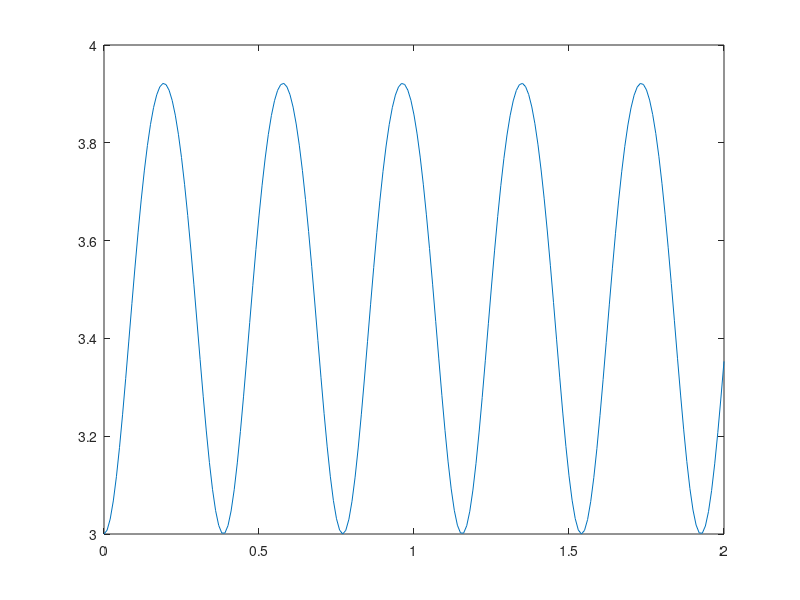

Here is the MATLAB script that generated this plot:
function TwinDisks
SolveOrdinaryDifferentialEquations
% File  TwinDisks.m  created by Autolev 4.1 on Tue Sep 14 13:21:52 2010


%===========================================================================
function VAR = ReadUserInput
global   a1 a2 a3 ida11 ida22 ida33 idb11 idb22 idb33 l1 l2 l3 mda mdb rada radb;
global   cahat1 cahat2 cahat3 cbhat1 cbhat2 cbhat3 e1 e2 e3 e4 posa1 posa2 posa3 posb1 posb2 posb3 u1;
global   ke pe u2 u3 cahat1p cahat2p cahat3p cbhat1p cbhat2p cbhat3p e1p e2p e3p e4p posa1p posa2p posa3p posb1p posb2p posb3p u1p;
global   DEGtoRAD RADtoDEG z t_da t_db Encode;
global   TINITIAL TFINAL INTEGSTP PRINTINT ABSERR RELERR;

%-------------------------------+--------------------------+-------------------+-----------------
% Quantity                      | Value                    | Units             | Description
%-------------------------------|--------------------------|-------------------|-----------------
a1                              =  1.570796326794897;      % UNITS               Constant
a2                              =  0;                      % UNITS               Constant
a3                              =  0;                      % UNITS               Constant
ida11                           =  .005;                   % UNITS               Constant
ida22                           =  .005;                   % UNITS               Constant
ida33                           =  .01;                    % UNITS               Constant
idb11                           =  .005;                   % UNITS               Constant
idb22                           =  .005;                   % UNITS               Constant
idb33                           =  .01;                    % UNITS               Constant
l1                              = -.1;                     % UNITS               Constant
l2                              =  0;                      % UNITS               Constant
l3                              =  0;                      % UNITS               Constant
mda                             =  2;                      % UNITS               Constant
mdb                             =  2;                      % UNITS               Constant
rada                            =  .1;                     % UNITS               Constant
radb                            =  .1;                     % UNITS               Constant

cahat1                          =  0;                      % UNITS               Initial Value
cahat2                          =  0;                      % UNITS               Initial Value
cahat3                          =  0;                      % UNITS               Initial Value
cbhat1                          = -0.1;                    % UNITS               Initial Value
cbhat2                          =  0.1414213562373095;     % UNITS               Initial Value
cbhat3                          =  0;                      % UNITS               Initial Value
e1                              =  0.3826834323650898;     % UNITS               Initial Value
e2                              =  0;                      % UNITS               Initial Value
e3                              =  0;                      % UNITS               Initial Value
e4                              =  0.9238795325112867;     % UNITS               Initial Value
posa1                           =  0;                      % UNITS               Initial Value
posa2                           =  0.07071067811865475;    % UNITS               Initial Value
posa3                           =  0.07071067811865477;    % UNITS               Initial Value
posb1                           = -0.1;                    % UNITS               Initial Value
posb2                           =  0.07071067811865475;    % UNITS               Initial Value
posb3                           =  0.07071067811865477;    % UNITS               Initial Value
u1                              =  3;                      % UNITS               Initial Value

TINITIAL                        =  0.0;                    % UNITS               Initial Time
TFINAL                          =  2.0;                    % UNITS               Final Time
INTEGSTP                        =  0.01;                    % UNITS               Integration Step
PRINTINT                        =  1;                      % Positive Integer    Print-Integer
ABSERR                          =  1.0E-08;                %                     Absolute Error
RELERR                          =  1.0E-07 ;               %                     Relative Error
%-------------------------------+--------------------------+-------------------+-----------------

% Unit conversions
Pi       = 3.141592653589793;
DEGtoRAD = Pi/180.0;
RADtoDEG = 180.0/Pi;

% Reserve space and initialize matrices
z = zeros(239,1);

% Evaluate constants
cahat3p = 0;
cbhat3p = 0;
z(10) = cos(a2);
z(11) = cos(a3);
z(12) = z(10)*z(11);
z(13) = sin(a3);
z(14) = z(10)*z(13);
z(15) = sin(a2);
z(16) = cos(a1);
z(17) = sin(a1);
z(18) = z(13)*z(16) + z(11)*z(15)*z(17);
z(19) = z(11)*z(16) - z(13)*z(15)*z(17);
z(20) = z(10)*z(17);
z(21) = z(13)*z(17) - z(11)*z(15)*z(16);
z(22) = z(11)*z(17) + z(13)*z(15)*z(16);
z(23) = z(10)*z(16);
z(66) = l1^2 + l2^2;
z(67) = l1*z(15);
z(68) = l2*z(20);
z(97) = radb*z(67);
z(98) = radb*z(23);
z(99) = radb*z(68);
z(100) = rada*z(23);
z(115) = radb*z(22);
z(118) = radb*z(21);
z(127) = radb*z(14);
z(129) = radb*z(12);
z(136) = radb*z(19);
z(138) = radb*z(18);
z(171) = idb11*z(12);
z(172) = idb11*z(18);
z(173) = idb11*z(21);
z(174) = idb22*z(19);
z(175) = idb22*z(22);
z(176) = idb22*z(14);
z(177) = idb33*z(15);
z(178) = idb33*z(23);
z(179) = idb33*z(20);
z(200) = ida11 + z(12)*z(171) + z(14)*z(176) + z(15)*z(177);
z(201) = l2^2;
z(203) = z(12)*z(172);
z(204) = z(14)*z(174);
z(205) = z(15)*z(179);
z(206) = l1*l2;
z(208) = z(12)*z(173) + z(15)*z(178);
z(209) = z(14)*z(175);
z(212) = ida22 + z(18)*z(172) + z(19)*z(174) + z(20)*z(179);
z(213) = l1^2;
z(215) = z(18)*z(171);
z(216) = z(19)*z(176);
z(217) = z(20)*z(177);
z(219) = z(18)*z(173) + z(19)*z(175);
z(220) = z(20)*z(178);
z(223) = ida33 + z(21)*z(173) + z(22)*z(175) + z(23)*z(178);
z(225) = z(21)*z(171) + z(23)*z(177);
z(226) = z(22)*z(176);
z(228) = z(21)*z(172) + z(22)*z(174);
z(229) = z(23)*z(179);

% Set the initial values of the states
VAR(1) = cahat1;
VAR(2) = cahat2;
VAR(3) = cahat3;
VAR(4) = cbhat1;
VAR(5) = cbhat2;
VAR(6) = cbhat3;
VAR(7) = e1;
VAR(8) = e2;
VAR(9) = e3;
VAR(10) = e4;
VAR(11) = posa1;
VAR(12) = posa2;
VAR(13) = posa3;
VAR(14) = posb1;
VAR(15) = posb2;
VAR(16) = posb3;
VAR(17) = u1;



%===========================================================================
function OpenOutputFilesAndWriteHeadings
FileIdentifier = fopen('TwinDisks.1', 'wt');   if( FileIdentifier == -1 ) error('Error: unable to open file TwinDisks.1'); end
fprintf( 1,             '%%       t             ke             pe            ke+pe     dot(v_bhat_n>, dot(v_bhat_n>,       e1             e2             e3             e4             u1           cahat1         cahat2         cahat3         cbhat1         cbhat2         cbhat3     dot(w_diska_n> dot(w_diska_n> dot(w_diska_n>\n' );
fprintf( 1,             '%%    (UNITS)        (UNITS)        (UNITS)        (UNITS)        (UNITS)        (UNITS)        (UNITS)        (UNITS)        (UNITS)        (UNITS)        (UNITS)        (UNITS)        (UNITS)        (UNITS)        (UNITS)        (UNITS)        (UNITS)        (UNITS)        (UNITS)        (UNITS)\n\n' );
fprintf(FileIdentifier, '%% FILE: TwinDisks.1\n%%\n' );
fprintf(FileIdentifier, '%%       t             ke             pe            ke+pe     dot(v_bhat_n>, dot(v_bhat_n>,       e1             e2             e3             e4             u1           cahat1         cahat2         cahat3         cbhat1         cbhat2         cbhat3     dot(w_diska_n> dot(w_diska_n> dot(w_diska_n>\n' );
fprintf(FileIdentifier, '%%    (UNITS)        (UNITS)        (UNITS)        (UNITS)        (UNITS)        (UNITS)        (UNITS)        (UNITS)        (UNITS)        (UNITS)        (UNITS)        (UNITS)        (UNITS)        (UNITS)        (UNITS)        (UNITS)        (UNITS)        (UNITS)        (UNITS)        (UNITS)\n\n' );



%===========================================================================
% Main driver loop for numerical integration of differential equations
%===========================================================================
function SolveOrdinaryDifferentialEquations
global   a1 a2 a3 ida11 ida22 ida33 idb11 idb22 idb33 l1 l2 l3 mda mdb rada radb;
global   cahat1 cahat2 cahat3 cbhat1 cbhat2 cbhat3 e1 e2 e3 e4 posa1 posa2 posa3 posb1 posb2 posb3 u1;
global   ke pe u2 u3 cahat1p cahat2p cahat3p cbhat1p cbhat2p cbhat3p e1p e2p e3p e4p posa1p posa2p posa3p posb1p posb2p posb3p u1p;
global   DEGtoRAD RADtoDEG z t_da t_db Encode;
global   TINITIAL TFINAL INTEGSTP PRINTINT ABSERR RELERR;

OpenOutputFilesAndWriteHeadings
VAR = ReadUserInput;
OdeMatlabOptions = odeset( 'RelTol',RELERR, 'AbsTol',ABSERR, 'MaxStep',INTEGSTP );
T = TINITIAL;
PrintCounter = 0;
mdlDerivatives(T,VAR,0);
while 1,
  if( TFINAL>=TINITIAL & T+0.01*INTEGSTP>=TFINAL ) PrintCounter = -1; end
  if( TFINAL<=TINITIAL & T+0.01*INTEGSTP<=TFINAL ) PrintCounter = -1; end
  if( PrintCounter <= 0.01 ),
     mdlOutputs(T,VAR,0);
     if( PrintCounter == -1 ) break; end
     PrintCounter = PRINTINT;
  end
  [TimeOdeArray,VarOdeArray] = ode45( @mdlDerivatives, [T T+INTEGSTP], VAR, OdeMatlabOptions, 0 );
  TimeAtEndOfArray = TimeOdeArray( length(TimeOdeArray) );
  if( abs(TimeAtEndOfArray - (T+INTEGSTP) ) >= abs(0.001*INTEGSTP) ) warning('numerical integration failed'); break;  end
  T = TimeAtEndOfArray;
  VAR = VarOdeArray( length(TimeOdeArray), : );
  PrintCounter = PrintCounter - 1;
end
mdlTerminate(T,VAR,0);
data = load('TwinDisks.1');
plot(data(:,1),data(:,11))




%===========================================================================
% mdlDerivatives: Calculates and returns the derivatives of the continuous states
%===========================================================================
function sys = mdlDerivatives(T,VAR,u)
global   a1 a2 a3 ida11 ida22 ida33 idb11 idb22 idb33 l1 l2 l3 mda mdb rada radb;
global   cahat1 cahat2 cahat3 cbhat1 cbhat2 cbhat3 e1 e2 e3 e4 posa1 posa2 posa3 posb1 posb2 posb3 u1;
global   ke pe u2 u3 cahat1p cahat2p cahat3p cbhat1p cbhat2p cbhat3p e1p e2p e3p e4p posa1p posa2p posa3p posb1p posb2p posb3p u1p;
global   DEGtoRAD RADtoDEG z t_da t_db Encode;
global   TINITIAL TFINAL INTEGSTP PRINTINT ABSERR RELERR;

% Update variables after integration step
cahat1 = VAR(1);
cahat2 = VAR(2);
cahat3 = VAR(3);
cbhat1 = VAR(4);
cbhat2 = VAR(5);
cbhat3 = VAR(6);
e1 = VAR(7);
e2 = VAR(8);
e3 = VAR(9);
e4 = VAR(10);
posa1 = VAR(11);
posa2 = VAR(12);
posa3 = VAR(13);
posb1 = VAR(14);
posb2 = VAR(15);
posb3 = VAR(16);
u1 = VAR(17);
z(2) = 2*e1*e2 - 2*e3*e4;
z(4) = 2*e1*e2 + 2*e3*e4;
z(7) = 2*e1*e3 - 2*e2*e4;
z(9) = 1 - 2*e1^2 - 2*e2^2;
z(8) = 2*e1*e4 + 2*e2*e3;
z(38) = z(15)*z(7) + z(23)*z(9) - z(20)*z(8);
z(39) = 1 - z(38)^2;
z(40) = z(39)^0.5;
z(41) = z(38)/z(40);
z(43) = radb*z(41);
z(24) = 1 - z(9)^2;
z(25) = z(24)^0.5;
z(26) = z(9)/z(25);
z(28) = rada*z(26);
z(51) = l3 - z(28);
z(27) = 1/z(25);
z(29) = rada*z(27);
z(42) = 1/z(40);
z(44) = radb*z(42);
z(65) = z(29) - z(44);
z(69) = z(66) + z(43)^2 + z(51)^2 + z(65)^2 + 2*z(67)*z(43) + 2*l1*z(7)*z(65) + 2*l2*z(8)*z(65) + 2*z(23)*z(43)*z(51) + 2*z(9)*z(51)*z(65) + 2*z(38)*z(43)*z(65) - 2*z(68)*z(43);
z(70) = z(69)^0.5;
z(73) = l1/z(70);
z(6) = 2*e2*e3 - 2*e1*e4;
z(71) = z(51)/z(70);
z(5) = 1 - 2*e1^2 - 2*e3^2;
z(37) = z(15)*z(4) + z(23)*z(6) - z(20)*z(5);
z(75) = z(43)/z(70);
z(74) = l2/z(70);
z(3) = 2*e1*e3 + 2*e2*e4;
z(1) = 1 - 2*e2^2 - 2*e3^2;
z(36) = z(15)*z(1) + z(23)*z(3) - z(20)*z(2);
z(47) = z(6)*z(29);
z(61) = z(47) - z(6)*z(44);
z(30) = z(12)*z(1) + z(18)*z(2) + z(21)*z(3);
z(55) = z(22)*z(43);
z(34) = z(19)*z(5) + z(22)*z(6) - z(14)*z(4);
z(58) = z(21)*z(43);
z(50) = z(3)*z(29);
z(64) = z(3)*z(44) - z(50);
z(31) = z(12)*z(4) + z(18)*z(5) + z(21)*z(6);
z(33) = z(19)*z(2) + z(22)*z(3) - z(14)*z(1);
z(76) = l1*z(2)*(z(4)*z(73)+z(6)*z(71)+z(37)*z(75)) + l2*z(4)*(z(2)*z(74)+z(3)*z(71)+z(36)*z(75)) + z(61)*(z(4)*z(73)+z(5)*z(74)+z(6)*z(71)+z(37)*z(75)) + z(30)*z(55)*(z(4)*z(73)+z(5)*z(74)+z(6)*z(71)+z(37)*z(75)) + z(34)*z(58)*(z(1)*z(73)+z(2)*z(74)+z(3)*z(71)+z(36)*z(75)) - l1*z(5)*(z(1)*z(73)+z(3)*z(71)+z(36)*z(75)) - l2*z(1)*(z(5)*z(74)+z(6)*z(71)+z(37)*z(75)) - z(64)*(z(1)*z(73)+z(2)*z(74)+z(3)*z(71)+z(36)*z(75)) - z(31)*z(55)*(z(1)*z(73)+z(2)*z(74)+z(3)*z(71)+z(36)*z(75)) - z(33)*z(58)*(z(4)*z(73)+z(5)*z(74)+z(6)*z(71)+z(37)*z(75));
z(52) = z(28) - l3;
z(32) = z(12)*z(7) + z(18)*z(8) + z(21)*z(9);
z(53) = z(14)*z(43);
z(35) = z(19)*z(8) + z(22)*z(9) - z(14)*z(7);
z(56) = z(12)*z(43);
z(80) = l2*z(9) + z(8)*z(52) - z(32)*z(53) - z(35)*z(56);
z(45) = z(4)*z(29);
z(59) = z(45) - z(4)*z(44);
z(48) = z(1)*z(29);
z(62) = z(1)*z(44) - z(48);
z(77) = l2*z(3)*(z(4)*z(73)+z(5)*z(74)+z(37)*z(75)) + z(2)*z(52)*(z(4)*z(73)+z(6)*z(71)+z(37)*z(75)) + z(59)*(z(4)*z(73)+z(5)*z(74)+z(6)*z(71)+z(37)*z(75)) + z(31)*z(53)*(z(1)*z(73)+z(2)*z(74)+z(3)*z(71)+z(36)*z(75)) + z(34)*z(56)*(z(1)*z(73)+z(2)*z(74)+z(3)*z(71)+z(36)*z(75)) - l2*z(6)*(z(1)*z(73)+z(2)*z(74)+z(36)*z(75)) - z(5)*z(52)*(z(1)*z(73)+z(3)*z(71)+z(36)*z(75)) - z(62)*(z(1)*z(73)+z(2)*z(74)+z(3)*z(71)+z(36)*z(75)) - z(30)*z(53)*(z(4)*z(73)+z(5)*z(74)+z(6)*z(71)+z(37)*z(75)) - z(33)*z(56)*(z(4)*z(73)+z(5)*z(74)+z(6)*z(71)+z(37)*z(75));
z(79) = l1*z(8) + z(32)*z(55) - l2*z(7) - z(35)*z(58);
z(46) = z(5)*z(29);
z(60) = z(46) - z(5)*z(44);
z(54) = z(19)*z(43);
z(57) = z(18)*z(43);
z(49) = z(2)*z(29);
z(63) = z(2)*z(44) - z(49);
z(78) = l1*z(6)*(z(1)*z(73)+z(2)*z(74)+z(36)*z(75)) + z(1)*z(51)*(z(5)*z(74)+z(6)*z(71)+z(37)*z(75)) + z(60)*(z(4)*z(73)+z(5)*z(74)+z(6)*z(71)+z(37)*z(75)) + z(30)*z(54)*(z(4)*z(73)+z(5)*z(74)+z(6)*z(71)+z(37)*z(75)) + z(34)*z(57)*(z(1)*z(73)+z(2)*z(74)+z(3)*z(71)+z(36)*z(75)) - l1*z(3)*(z(4)*z(73)+z(5)*z(74)+z(37)*z(75)) - z(4)*z(51)*(z(2)*z(74)+z(3)*z(71)+z(36)*z(75)) - z(63)*(z(1)*z(73)+z(2)*z(74)+z(3)*z(71)+z(36)*z(75)) - z(31)*z(54)*(z(1)*z(73)+z(2)*z(74)+z(3)*z(71)+z(36)*z(75)) - z(33)*z(57)*(z(4)*z(73)+z(5)*z(74)+z(6)*z(71)+z(37)*z(75));
z(81) = z(7)*z(51) + z(32)*z(54) - l1*z(9) - z(35)*z(57);
z(82) = z(78)*z(79) - z(76)*z(81);
z(83) = (z(76)*z(80)-z(77)*z(79))/z(82);
u2 = z(83)*u1;
z(84) = (z(77)*z(81)-z(78)*z(80))/z(82);
u3 = z(84)*u1;
z(161) = ida33*u3;
z(160) = ida22*u2;
z(164) = u2*z(161) - u3*z(160);
z(166) = z(19)*u2 + z(22)*u3 - z(14)*u1;
z(167) = z(15)*u1 + z(23)*u3 - z(20)*u2;
z(170) = idb33*z(167);
z(169) = idb22*z(166);
z(182) = z(166)*z(170) - z(167)*z(169);
z(165) = z(12)*u1 + z(18)*u2 + z(21)*u3;
z(168) = idb11*z(165);
z(180) = z(165)*z(169) - z(166)*z(168);
z(184) = z(28)*u1;
z(183) = z(28)*u2;
z(192) = u1*z(184) + u2*z(183);
e1p = 0.5*e2*u3 + 0.5*e4*u1 - 0.5*e3*u2;
e2p = 0.5*e3*u1 + 0.5*e4*u2 - 0.5*e1*u3;
z(88) = -4*e1*e1p - 4*e2*e2p;
z(93) = z(9)*z(88)/z(24)^0.5;
z(94) = (z(9)*z(93)+z(25)*z(88))/z(25)^2;
z(188) = rada*u1*z(94);
z(193) = z(188) - u3*z(183);
z(95) = rada*z(93)/z(25)^2;
e4p = -0.5*e1*u1 - 0.5*e2*u2 - 0.5*e3*u3;
e3p = 0.5*e1*u2 + 0.5*e4*u3 - 0.5*e2*u1;
z(86) = 2*e1*e2p + 2*e2*e1p + 2*e3*e4p + 2*e4*e3p;
z(125) = z(4)*z(95) + z(29)*z(86);
z(105) = -4*e1*e1p - 4*e3*e3p;
z(134) = z(5)*z(95) + z(29)*z(105);
z(103) = 2*e2*e3p + 2*e3*e2p - 2*e1*e4p - 2*e4*e1p;
z(112) = z(6)*z(95) + z(29)*z(103);
z(189) = u1*z(125) + u2*z(134) + u3*z(112);
z(187) = rada*u2*z(94);
z(191) = -u3*z(184) - z(187);
z(110) = -4*e2*e2p - 4*e3*e3p;
z(131) = z(1)*z(95) + z(29)*z(110);
z(85) = 2*e1*e2p + 2*e2*e1p - 2*e3*e4p - 2*e4*e3p;
z(140) = z(2)*z(95) + z(29)*z(85);
z(109) = 2*e1*e3p + 2*e2*e4p + 2*e3*e1p + 2*e4*e2p;
z(120) = z(3)*z(95) + z(29)*z(109);
z(190) = -u1*z(131) - u2*z(140) - u3*z(120);
z(181) = z(167)*z(168) - z(165)*z(170);
z(195) = l1*u3 + z(52)*u1;
z(194) = z(51)*u2 - l2*u3;
z(198) = u1*z(195) - u2*z(194);
z(196) = l2*u1 - l1*u2;
z(197) = u2*z(196) - u3*z(195) - z(187);
z(199) = u3*z(194) + z(188) - u1*z(196);
z(211) = z(164) + z(12)*z(182) + z(15)*z(180) + mda*(z(3)*z(45)*z(192)+z(28)*z(193)+z(45)*z(189)+z(1)*z(45)*z(191)+z(2)*z(28)*z(189)+z(2)*z(45)*z(193)+z(5)*z(28)*z(190)-z(6)*z(48)*z(192)-z(48)*z(190)-z(4)*z(48)*z(191)-z(5)*z(48)*z(193)) - z(14)*z(181) - mdb*(z(6)*z(48)*z(198)+z(48)*z(190)+z(4)*z(48)*z(197)+z(5)*z(48)*z(199)-l2*z(198)-z(3)*z(45)*z(198)-z(45)*z(189)-z(52)*z(199)-l2*z(3)*z(189)-l2*z(6)*z(190)-z(1)*z(45)*z(197)-z(2)*z(45)*z(199)-z(2)*z(52)*z(189)-z(5)*z(52)*z(190));
z(159) = ida11*u1;
z(163) = u3*z(159) - u1*z(161);
z(222) = z(163) + z(18)*z(182) + z(19)*z(181) + mda*(z(3)*z(46)*z(192)+z(46)*z(189)+z(1)*z(46)*z(191)+z(2)*z(46)*z(193)-z(6)*z(49)*z(192)-z(28)*z(191)-z(49)*z(190)-z(1)*z(28)*z(189)-z(4)*z(28)*z(190)-z(4)*z(49)*z(191)-z(5)*z(49)*z(193)) + mdb*(z(3)*z(46)*z(198)+z(46)*z(189)+z(51)*z(197)+z(1)*z(46)*z(197)+z(1)*z(51)*z(189)+z(2)*z(46)*z(199)+z(4)*z(51)*z(190)-l1*z(198)-z(6)*z(49)*z(198)-z(49)*z(190)-l1*z(3)*z(189)-l1*z(6)*z(190)-z(4)*z(49)*z(197)-z(5)*z(49)*z(199)) - z(20)*z(180);
z(162) = u1*z(160) - u2*z(159);
z(231) = z(162) + z(21)*z(182) + z(22)*z(181) + z(23)*z(180) + mda*(z(3)*z(47)*z(192)+z(47)*z(189)+z(1)*z(47)*z(191)+z(2)*z(47)*z(193)-z(6)*z(50)*z(192)-z(50)*z(190)-z(4)*z(50)*z(191)-z(5)*z(50)*z(193)) + mdb*(z(3)*z(47)*z(198)+l1*z(199)+z(47)*z(189)+l1*z(2)*z(189)+l1*z(5)*z(190)+z(1)*z(47)*z(197)+z(2)*z(47)*z(199)-z(6)*z(50)*z(198)-l2*z(197)-z(50)*z(190)-l2*z(1)*z(189)-l2*z(4)*z(190)-z(4)*z(50)*z(197)-z(5)*z(50)*z(199));
z(235) = z(211) + z(83)*z(222) + z(84)*z(231);
z(207) = z(203) + mda*(z(45)*z(46)+z(48)*z(49)+z(2)*z(28)*z(46)+z(4)*z(28)*z(48)-z(1)*z(28)*z(45)-z(5)*z(28)*z(49)) + mdb*(z(45)*z(46)+z(48)*z(49)+l1*z(6)*z(48)+l2*z(3)*z(46)+z(1)*z(45)*z(51)+z(2)*z(46)*z(52)-z(206)-l1*z(3)*z(45)-l2*z(6)*z(49)-z(4)*z(48)*z(51)-z(5)*z(49)*z(52)) - z(204) - z(205);
z(214) = z(212) + mdb*(z(213)+z(46)^2+z(49)^2+z(51)^2+2*l1*z(6)*z(49)+2*z(1)*z(46)*z(51)-2*l1*z(3)*z(46)-2*z(4)*z(49)*z(51)) - mda*(2*z(1)*z(28)*z(46)-z(28)^2-z(46)^2-z(49)^2-2*z(4)*z(28)*z(49));
z(230) = z(228) + mdb*(z(46)*z(47)+z(49)*z(50)+l1*z(2)*z(46)+l1*z(6)*z(50)+l2*z(4)*z(49)+z(1)*z(47)*z(51)-l2*z(51)-l1*z(3)*z(47)-l1*z(5)*z(49)-l2*z(1)*z(46)-z(4)*z(50)*z(51)) - z(229) - mda*(z(1)*z(28)*z(47)-z(46)*z(47)-z(49)*z(50)-z(4)*z(28)*z(50));
z(233) = z(207) + z(83)*z(214) + z(84)*z(230);
z(89) = 2*e1*e4p + 2*e2*e3p + 2*e3*e2p + 2*e4*e1p;
z(87) = 2*e1*e3p + 2*e3*e1p - 2*e2*e4p - 2*e4*e2p;
z(90) = z(15)*z(87) + z(23)*z(88) - z(20)*z(89);
z(91) = z(38)*z(90)/z(39)^0.5;
z(92) = (z(38)*z(91)+z(40)*z(90))/z(40)^2;
z(128) = z(127)*z(92);
z(130) = z(129)*z(92);
z(144) = z(12)*z(87) + z(18)*z(89) + z(21)*z(88);
z(145) = z(19)*z(89) + z(22)*z(88) - z(14)*z(87);
z(147) = l2*z(88) + z(52)*z(89) + rada*z(8)*z(94) - z(32)*z(128) - z(35)*z(130) - z(53)*z(144) - z(56)*z(145);
z(137) = z(136)*z(92);
z(139) = z(138)*z(92);
z(148) = z(32)*z(137) + z(51)*z(87) + z(54)*z(144) - l1*z(88) - z(35)*z(139) - z(57)*z(145) - rada*z(7)*z(94);
z(116) = z(115)*z(92);
z(119) = z(118)*z(92);
z(146) = l1*z(89) + z(32)*z(116) + z(55)*z(144) - l2*z(87) - z(35)*z(119) - z(58)*z(145);
z(149) = u1*z(147) + u2*z(148) + u3*z(146);
z(96) = radb*z(91)/z(40)^2;
z(126) = z(125) - z(4)*z(96) - z(44)*z(86);
z(122) = z(12)*z(86) + z(18)*z(105) + z(21)*z(103);
z(117) = z(19)*z(105) + z(22)*z(103) - z(14)*z(86);
z(101) = 2*z(97)*z(92) + 2*l1*z(65)*z(87) + 2*l2*z(65)*z(89) + 2*radb*z(43)*z(92) + 2*z(98)*z(51)*z(92) + 2*z(43)*z(65)*z(90) + 2*z(51)*z(65)*z(88) + 2*radb*z(38)*z(65)*z(92) + 2*z(65)*(z(95)-z(96)) + 2*l1*z(7)*(z(95)-z(96)) + 2*l2*z(8)*(z(95)-z(96)) + 2*z(9)*z(51)*(z(95)-z(96)) + 2*z(38)*z(43)*(z(95)-z(96)) - 2*z(99)*z(92) - 2*rada*z(51)*z(94) - 2*z(100)*z(43)*z(94) - 2*rada*z(9)*z(65)*z(94);
z(102) = l1*z(101)/(z(69)^0.5*z(70)^2);
z(108) = l2*z(101)/(z(69)^0.5*z(70)^2);
z(111) = z(15)*z(110) + z(23)*z(109) - z(20)*z(85);
z(107) = (2*radb*z(70)*z(92)-z(43)*z(101)/z(69)^0.5)/z(70)^2;
z(104) = (2*rada*z(70)*z(94)+z(51)*z(101)/z(69)^0.5)/z(70)^2;
z(106) = z(15)*z(86) + z(23)*z(103) - z(20)*z(105);
z(132) = z(1)*z(96) + z(44)*z(110) - z(131);
z(114) = z(12)*z(110) + z(18)*z(85) + z(21)*z(109);
z(123) = z(19)*z(85) + z(22)*z(109) - z(14)*z(110);
z(133) = l2*(z(4)*z(73)+z(5)*z(74)+z(37)*z(75))*z(109) + z(52)*(z(4)*z(73)+z(6)*z(71)+z(37)*z(75))*z(85) + (z(4)*z(73)+z(5)*z(74)+z(6)*z(71)+z(37)*z(75))*z(126) + rada*z(2)*(z(4)*z(73)+z(6)*z(71)+z(37)*z(75))*z(94) + z(31)*(z(1)*z(73)+z(2)*z(74)+z(3)*z(71)+z(36)*z(75))*z(128) + z(34)*(z(1)*z(73)+z(2)*z(74)+z(3)*z(71)+z(36)*z(75))*z(130) + z(53)*(z(1)*z(73)+z(2)*z(74)+z(3)*z(71)+z(36)*z(75))*z(122) + z(56)*(z(1)*z(73)+z(2)*z(74)+z(3)*z(71)+z(36)*z(75))*z(117) + 0.5*l2*z(6)*(z(1)*z(102)+z(2)*z(108)-2*z(73)*z(110)-2*z(74)*z(85)-2*z(75)*z(111)-z(36)*z(107)) + 0.5*z(5)*z(52)*(z(1)*z(102)+z(3)*z(104)-2*z(71)*z(109)-2*z(73)*z(110)-2*z(75)*z(111)-z(36)*z(107)) + 0.5*z(62)*(z(1)*z(102)+z(2)*z(108)+z(3)*z(104)-2*z(71)*z(109)-2*z(73)*z(110)-2*z(74)*z(85)-2*z(75)*z(111)-z(36)*z(107)) + 0.5*z(30)*z(53)*(z(4)*z(102)+z(5)*z(108)+z(6)*z(104)-2*z(71)*z(103)-2*z(73)*z(86)-2*z(74)*z(105)-2*z(75)*z(106)-z(37)*z(107)) + 0.5*z(33)*z(56)*(z(4)*z(102)+z(5)*z(108)+z(6)*z(104)-2*z(71)*z(103)-2*z(73)*z(86)-2*z(74)*z(105)-2*z(75)*z(106)-z(37)*z(107)) - l2*(z(1)*z(73)+z(2)*z(74)+z(36)*z(75))*z(103) - z(52)*(z(1)*z(73)+z(3)*z(71)+z(36)*z(75))*z(105) - (z(1)*z(73)+z(2)*z(74)+z(3)*z(71)+z(36)*z(75))*z(132) - rada*z(5)*(z(1)*z(73)+z(3)*z(71)+z(36)*z(75))*z(94) - z(30)*(z(4)*z(73)+z(5)*z(74)+z(6)*z(71)+z(37)*z(75))*z(128) - z(33)*(z(4)*z(73)+z(5)*z(74)+z(6)*z(71)+z(37)*z(75))*z(130) - z(53)*(z(4)*z(73)+z(5)*z(74)+z(6)*z(71)+z(37)*z(75))*z(114) - z(56)*(z(4)*z(73)+z(5)*z(74)+z(6)*z(71)+z(37)*z(75))*z(123) - 0.5*l2*z(3)*(z(4)*z(102)+z(5)*z(108)-2*z(73)*z(86)-2*z(74)*z(105)-2*z(75)*z(106)-z(37)*z(107)) - 0.5*z(2)*z(52)*(z(4)*z(102)+z(6)*z(104)-2*z(71)*z(103)-2*z(73)*z(86)-2*z(75)*z(106)-z(37)*z(107)) - 0.5*z(59)*(z(4)*z(102)+z(5)*z(108)+z(6)*z(104)-2*z(71)*z(103)-2*z(73)*z(86)-2*z(74)*z(105)-2*z(75)*z(106)-z(37)*z(107)) - 0.5*z(31)*z(53)*(z(1)*z(102)+z(2)*z(108)+z(3)*z(104)-2*z(71)*z(109)-2*z(73)*z(110)-2*z(74)*z(85)-2*z(75)*z(111)-z(36)*z(107)) - 0.5*z(34)*z(56)*(z(1)*z(102)+z(2)*z(108)+z(3)*z(104)-2*z(71)*z(109)-2*z(73)*z(110)-2*z(74)*z(85)-2*z(75)*z(111)-z(36)*z(107));
z(135) = z(134) - z(5)*z(96) - z(44)*z(105);
z(141) = z(2)*z(96) + z(44)*z(85) - z(140);
z(142) = l1*(z(1)*z(73)+z(2)*z(74)+z(36)*z(75))*z(103) + z(51)*(z(5)*z(74)+z(6)*z(71)+z(37)*z(75))*z(110) + (z(4)*z(73)+z(5)*z(74)+z(6)*z(71)+z(37)*z(75))*z(135) + rada*z(4)*(z(2)*z(74)+z(3)*z(71)+z(36)*z(75))*z(94) + z(30)*(z(4)*z(73)+z(5)*z(74)+z(6)*z(71)+z(37)*z(75))*z(137) + z(34)*(z(1)*z(73)+z(2)*z(74)+z(3)*z(71)+z(36)*z(75))*z(139) + z(54)*(z(4)*z(73)+z(5)*z(74)+z(6)*z(71)+z(37)*z(75))*z(114) + z(57)*(z(1)*z(73)+z(2)*z(74)+z(3)*z(71)+z(36)*z(75))*z(117) + 0.5*l1*z(3)*(z(4)*z(102)+z(5)*z(108)-2*z(73)*z(86)-2*z(74)*z(105)-2*z(75)*z(106)-z(37)*z(107)) + 0.5*z(4)*z(51)*(z(2)*z(108)+z(3)*z(104)-2*z(71)*z(109)-2*z(74)*z(85)-2*z(75)*z(111)-z(36)*z(107)) + 0.5*z(63)*(z(1)*z(102)+z(2)*z(108)+z(3)*z(104)-2*z(71)*z(109)-2*z(73)*z(110)-2*z(74)*z(85)-2*z(75)*z(111)-z(36)*z(107)) + 0.5*z(31)*z(54)*(z(1)*z(102)+z(2)*z(108)+z(3)*z(104)-2*z(71)*z(109)-2*z(73)*z(110)-2*z(74)*z(85)-2*z(75)*z(111)-z(36)*z(107)) + 0.5*z(33)*z(57)*(z(4)*z(102)+z(5)*z(108)+z(6)*z(104)-2*z(71)*z(103)-2*z(73)*z(86)-2*z(74)*z(105)-2*z(75)*z(106)-z(37)*z(107)) - l1*(z(4)*z(73)+z(5)*z(74)+z(37)*z(75))*z(109) - z(51)*(z(2)*z(74)+z(3)*z(71)+z(36)*z(75))*z(86) - (z(1)*z(73)+z(2)*z(74)+z(3)*z(71)+z(36)*z(75))*z(141) - rada*z(1)*(z(5)*z(74)+z(6)*z(71)+z(37)*z(75))*z(94) - z(31)*(z(1)*z(73)+z(2)*z(74)+z(3)*z(71)+z(36)*z(75))*z(137) - z(33)*(z(4)*z(73)+z(5)*z(74)+z(6)*z(71)+z(37)*z(75))*z(139) - z(54)*(z(1)*z(73)+z(2)*z(74)+z(3)*z(71)+z(36)*z(75))*z(122) - z(57)*(z(4)*z(73)+z(5)*z(74)+z(6)*z(71)+z(37)*z(75))*z(123) - 0.5*l1*z(6)*(z(1)*z(102)+z(2)*z(108)-2*z(73)*z(110)-2*z(74)*z(85)-2*z(75)*z(111)-z(36)*z(107)) - 0.5*z(1)*z(51)*(z(5)*z(108)+z(6)*z(104)-2*z(71)*z(103)-2*z(74)*z(105)-2*z(75)*z(106)-z(37)*z(107)) - 0.5*z(60)*(z(4)*z(102)+z(5)*z(108)+z(6)*z(104)-2*z(71)*z(103)-2*z(73)*z(86)-2*z(74)*z(105)-2*z(75)*z(106)-z(37)*z(107)) - 0.5*z(30)*z(54)*(z(4)*z(102)+z(5)*z(108)+z(6)*z(104)-2*z(71)*z(103)-2*z(73)*z(86)-2*z(74)*z(105)-2*z(75)*z(106)-z(37)*z(107)) - 0.5*z(34)*z(57)*(z(1)*z(102)+z(2)*z(108)+z(3)*z(104)-2*z(71)*z(109)-2*z(73)*z(110)-2*z(74)*z(85)-2*z(75)*z(111)-z(36)*z(107));
z(113) = z(112) - z(6)*z(96) - z(44)*z(103);
z(121) = z(3)*z(96) + z(44)*z(109) - z(120);
z(124) = l1*(z(4)*z(73)+z(6)*z(71)+z(37)*z(75))*z(85) + l2*(z(2)*z(74)+z(3)*z(71)+z(36)*z(75))*z(86) + (z(4)*z(73)+z(5)*z(74)+z(6)*z(71)+z(37)*z(75))*z(113) + z(30)*(z(4)*z(73)+z(5)*z(74)+z(6)*z(71)+z(37)*z(75))*z(116) + z(34)*(z(1)*z(73)+z(2)*z(74)+z(3)*z(71)+z(36)*z(75))*z(119) + z(55)*(z(4)*z(73)+z(5)*z(74)+z(6)*z(71)+z(37)*z(75))*z(114) + z(58)*(z(1)*z(73)+z(2)*z(74)+z(3)*z(71)+z(36)*z(75))*z(117) + 0.5*l1*z(5)*(z(1)*z(102)+z(3)*z(104)-2*z(71)*z(109)-2*z(73)*z(110)-2*z(75)*z(111)-z(36)*z(107)) + 0.5*l2*z(1)*(z(5)*z(108)+z(6)*z(104)-2*z(71)*z(103)-2*z(74)*z(105)-2*z(75)*z(106)-z(37)*z(107)) + 0.5*z(64)*(z(1)*z(102)+z(2)*z(108)+z(3)*z(104)-2*z(71)*z(109)-2*z(73)*z(110)-2*z(74)*z(85)-2*z(75)*z(111)-z(36)*z(107)) + 0.5*z(31)*z(55)*(z(1)*z(102)+z(2)*z(108)+z(3)*z(104)-2*z(71)*z(109)-2*z(73)*z(110)-2*z(74)*z(85)-2*z(75)*z(111)-z(36)*z(107)) + 0.5*z(33)*z(58)*(z(4)*z(102)+z(5)*z(108)+z(6)*z(104)-2*z(71)*z(103)-2*z(73)*z(86)-2*z(74)*z(105)-2*z(75)*z(106)-z(37)*z(107)) - l1*(z(1)*z(73)+z(3)*z(71)+z(36)*z(75))*z(105) - l2*(z(5)*z(74)+z(6)*z(71)+z(37)*z(75))*z(110) - (z(1)*z(73)+z(2)*z(74)+z(3)*z(71)+z(36)*z(75))*z(121) - z(31)*(z(1)*z(73)+z(2)*z(74)+z(3)*z(71)+z(36)*z(75))*z(116) - z(33)*(z(4)*z(73)+z(5)*z(74)+z(6)*z(71)+z(37)*z(75))*z(119) - z(55)*(z(1)*z(73)+z(2)*z(74)+z(3)*z(71)+z(36)*z(75))*z(122) - z(58)*(z(4)*z(73)+z(5)*z(74)+z(6)*z(71)+z(37)*z(75))*z(123) - 0.5*l1*z(2)*(z(4)*z(102)+z(6)*z(104)-2*z(71)*z(103)-2*z(73)*z(86)-2*z(75)*z(106)-z(37)*z(107)) - 0.5*l2*z(4)*(z(2)*z(108)+z(3)*z(104)-2*z(71)*z(109)-2*z(74)*z(85)-2*z(75)*z(111)-z(36)*z(107)) - 0.5*z(61)*(z(4)*z(102)+z(5)*z(108)+z(6)*z(104)-2*z(71)*z(103)-2*z(73)*z(86)-2*z(74)*z(105)-2*z(75)*z(106)-z(37)*z(107)) - 0.5*z(30)*z(55)*(z(4)*z(102)+z(5)*z(108)+z(6)*z(104)-2*z(71)*z(103)-2*z(73)*z(86)-2*z(74)*z(105)-2*z(75)*z(106)-z(37)*z(107)) - 0.5*z(34)*z(58)*(z(1)*z(102)+z(2)*z(108)+z(3)*z(104)-2*z(71)*z(109)-2*z(73)*z(110)-2*z(74)*z(85)-2*z(75)*z(111)-z(36)*z(107));
z(143) = u1*z(133) + u2*z(142) + u3*z(124);
z(150) = (z(76)*z(149)-z(79)*z(143))/z(82);
z(210) = z(208) + mda*(z(45)*z(47)+z(48)*z(50)+z(2)*z(28)*z(47)-z(5)*z(28)*z(50)) + mdb*(l1*z(52)+z(45)*z(47)+z(48)*z(50)+l1*z(2)*z(45)+l2*z(3)*z(47)+l2*z(4)*z(48)+z(2)*z(47)*z(52)-l1*z(5)*z(48)-l2*z(1)*z(45)-l2*z(6)*z(50)-z(5)*z(50)*z(52)) - z(209);
z(221) = z(219) + mdb*(z(46)*z(47)+z(49)*z(50)+l1*z(2)*z(46)+l1*z(6)*z(50)+l2*z(4)*z(49)+z(1)*z(47)*z(51)-l2*z(51)-l1*z(3)*z(47)-l1*z(5)*z(49)-l2*z(1)*z(46)-z(4)*z(50)*z(51)) - z(220) - mda*(z(1)*z(28)*z(47)-z(46)*z(47)-z(49)*z(50)-z(4)*z(28)*z(50));
z(224) = z(223) + mda*(z(47)^2+z(50)^2) - mdb*(2*l1*z(5)*z(50)+2*l2*z(1)*z(47)-z(201)-z(213)-z(47)^2-z(50)^2-2*l1*z(2)*z(47)-2*l2*z(4)*z(50));
z(234) = z(210) + z(83)*z(221) + z(84)*z(224);
z(151) = (z(78)*z(149)-z(81)*z(143))/z(82);
z(237) = z(235) + z(233)*z(150) - z(234)*z(151);
z(154) = z(28)*z(83);
z(157) = z(51)*z(83) - l2*z(84);
z(155) = z(52) + l1*z(84);
z(156) = l2 - l1*z(83);
z(158) = 9.810000000000001*mda*(z(7)*z(154)-z(8)*z(28)) - 9.810000000000001*mdb*(z(7)*z(157)+z(8)*z(155)+z(9)*z(156));
z(238) = z(237) - z(158);
z(202) = z(200) + mda*(z(28)^2+z(45)^2+z(48)^2+2*z(2)*z(28)*z(45)-2*z(5)*z(28)*z(48)) + mdb*(z(201)+z(45)^2+z(48)^2+z(52)^2+2*l2*z(3)*z(45)+2*z(2)*z(45)*z(52)-2*l2*z(6)*z(48)-2*z(5)*z(48)*z(52));
z(218) = z(215) + mda*(z(45)*z(46)+z(48)*z(49)+z(2)*z(28)*z(46)+z(4)*z(28)*z(48)-z(1)*z(28)*z(45)-z(5)*z(28)*z(49)) + mdb*(z(45)*z(46)+z(48)*z(49)+l1*z(6)*z(48)+l2*z(3)*z(46)+z(1)*z(45)*z(51)+z(2)*z(46)*z(52)-z(206)-l1*z(3)*z(45)-l2*z(6)*z(49)-z(4)*z(48)*z(51)-z(5)*z(49)*z(52)) - z(216) - z(217);
z(227) = z(225) + mda*(z(45)*z(47)+z(48)*z(50)+z(2)*z(28)*z(47)-z(5)*z(28)*z(50)) + mdb*(l1*z(52)+z(45)*z(47)+z(48)*z(50)+l1*z(2)*z(45)+l2*z(3)*z(47)+l2*z(4)*z(48)+z(2)*z(47)*z(52)-l1*z(5)*z(48)-l2*z(1)*z(45)-l2*z(6)*z(50)-z(5)*z(50)*z(52)) - z(226);
z(232) = z(202) + z(83)*z(218) + z(84)*z(227);
z(236) = z(232) + z(83)*z(233) + z(84)*z(234);
z(239) = z(238)/z(236);
u1p = -z(239);
posa1p = z(45)*u1 + z(46)*u2 + z(47)*u3 + z(2)*z(28)*u1 - z(1)*z(28)*u2;
posa2p = z(5)*z(28)*u1 - z(48)*u1 - z(49)*u2 - z(50)*u3 - z(4)*z(28)*u2;
posa3p = -z(28)*(z(7)*u2-z(8)*u1);
posb1p = z(45)*u1 + z(46)*u2 + z(47)*u3 + z(2)*(l1*u3+z(52)*u1) - z(1)*(l2*u3-z(51)*u2) - z(3)*(l1*u2-l2*u1);
posb2p = z(5)*(l1*u3+z(52)*u1) - z(48)*u1 - z(49)*u2 - z(50)*u3 - z(4)*(l2*u3-z(51)*u2) - z(6)*(l1*u2-l2*u1);
posb3p = z(8)*(l1*u3+z(52)*u1) - z(7)*(l2*u3-z(51)*u2) - z(9)*(l1*u2-l2*u1);
cahat1p = z(45)*u1 + z(46)*u2 + z(47)*u3 - z(4)*z(29)*u1 - z(5)*z(29)*u2;
cahat2p = z(1)*z(29)*u1 + z(2)*z(29)*u2 - z(48)*u1 - z(49)*u2 - z(50)*u3;
cbhat1p = z(45)*u1 + z(46)*u2 + z(47)*u3 + z(2)*(l1*u3+z(52)*u1) - z(4)*z(44)*u1 - z(5)*z(44)*u2 - z(6)*z(44)*u3 - z(1)*(l2*u3-z(51)*u2) - z(3)*(l1*u2-l2*u1) - z(33)*z(43)*(z(12)*u1+z(18)*u2+z(21)*u3) - z(30)*z(43)*(z(14)*u1-z(19)*u2-z(22)*u3) - z(37)*z(44)*(z(20)*u2-z(15)*u1-z(23)*u3);
cbhat2p = z(1)*z(44)*u1 + z(2)*z(44)*u2 + z(3)*z(44)*u3 + z(5)*(l1*u3+z(52)*u1) + z(36)*z(44)*(z(20)*u2-z(15)*u1-z(23)*u3) - z(48)*u1 - z(49)*u2 - z(50)*u3 - z(4)*(l2*u3-z(51)*u2) - z(6)*(l1*u2-l2*u1) - z(34)*z(43)*(z(12)*u1+z(18)*u2+z(21)*u3) - z(31)*z(43)*(z(14)*u1-z(19)*u2-z(22)*u3);

% Update derivative array prior to integration step
VARp(1) = cahat1p;
VARp(2) = cahat2p;
VARp(3) = cahat3p;
VARp(4) = cbhat1p;
VARp(5) = cbhat2p;
VARp(6) = cbhat3p;
VARp(7) = e1p;
VARp(8) = e2p;
VARp(9) = e3p;
VARp(10) = e4p;
VARp(11) = posa1p;
VARp(12) = posa2p;
VARp(13) = posa3p;
VARp(14) = posb1p;
VARp(15) = posb2p;
VARp(16) = posb3p;
VARp(17) = u1p;

sys = VARp';



%===========================================================================
% mdlOutputs: Calculates and return the outputs
%===========================================================================
function Output = mdlOutputs(T,VAR,u)
global   a1 a2 a3 ida11 ida22 ida33 idb11 idb22 idb33 l1 l2 l3 mda mdb rada radb;
global   cahat1 cahat2 cahat3 cbhat1 cbhat2 cbhat3 e1 e2 e3 e4 posa1 posa2 posa3 posb1 posb2 posb3 u1;
global   ke pe u2 u3 cahat1p cahat2p cahat3p cbhat1p cbhat2p cbhat3p e1p e2p e3p e4p posa1p posa2p posa3p posb1p posb2p posb3p u1p;
global   DEGtoRAD RADtoDEG z t_da t_db Encode;
global   TINITIAL TFINAL INTEGSTP PRINTINT ABSERR RELERR;

% Evaluate output quantities
ke = 0.5*ida11*u1^2 + 0.5*ida22*u2^2 + 0.5*ida33*u3^2 + 0.5*idb22*z(22)^2*u3^2 + 0.5*idb33*z(23)^2*u3^2 + 0.5*idb11*z(12)*u1*(z(12)*u1+2*z(18)*u2) + 0.5*idb11*z(18)*u2*(z(18)*u2+2*z(21)*u3) + 0.5*idb11*z(21)*u3*(z(21)*u3+2*z(12)*u1) + 0.5*idb22*z(19)*u2*(z(19)*u2+2*z(22)*u3) + 0.5*idb33*z(15)*u1*(z(15)*u1+2*z(23)*u3) + 0.5*idb22*z(14)*u1*(z(14)*u1-2*z(19)*u2-2*z(22)*u3) + 0.5*idb33*z(20)*u2*(z(20)*u2-2*z(15)*u1-2*z(23)*u3) + 0.5*mda*(z(28)^2*u1^2+z(28)^2*u2^2+(z(45)*u1+z(46)*u2+z(47)*u3)^2+(z(48)*u1+z(49)*u2+z(50)*u3)^2+2*z(2)*z(28)*u1*(z(45)*u1+z(46)*u2+z(47)*u3)+2*z(4)*z(28)*u2*(z(48)*u1+z(49)*u2+z(50)*u3)-2*z(1)*z(28)*u2*(z(45)*u1+z(46)*u2+z(47)*u3)-2*z(5)*z(28)*u1*(z(48)*u1+z(49)*u2+z(50)*u3)) - 0.5*mdb*(2*z(5)*(l1*u3+z(52)*u1)*(z(48)*u1+z(49)*u2+z(50)*u3)+2*z(1)*(l2*u3-z(51)*u2)*(z(45)*u1+z(46)*u2+z(47)*u3)+2*z(3)*(l1*u2-l2*u1)*(z(45)*u1+z(46)*u2+z(47)*u3)-(l1*u3+z(52)*u1)^2-(l1*u2-l2*u1)^2-(l2*u3-z(51)*u2)^2-(z(45)*u1+z(46)*u2+z(47)*u3)^2-(z(48)*u1+z(49)*u2+z(50)*u3)^2-2*z(2)*(l1*u3+z(52)*u1)*(z(45)*u1+z(46)*u2+z(47)*u3)-2*z(4)*(l2*u3-z(51)*u2)*(z(48)*u1+z(49)*u2+z(50)*u3)-2*z(6)*(l1*u2-l2*u1)*(z(48)*u1+z(49)*u2+z(50)*u3));
pe = 9.810000000000001*mda*posa3 + 9.810000000000001*mdb*posb3;

Output(1)=T;  Output(2)=ke;  Output(3)=pe;  Output(4)=ke+pe;  Output(5)=((-l1*z(1)-l2*z(2)-z(36)*z(43)-z(3)*(l3-z(28)))*(z(51)*u2-l2*u3)*z(4)+(l1*z(4)+l2*z(5)+z(37)*z(43)+z(6)*(l3-z(28)))*(z(51)*u2-l2*u3)*z(1)+(-l1*z(1)-l2*z(2)-z(36)*z(43)-z(3)*(l3-z(28)))*(l1*u3+z(52)*u1)*z(5)+(l1*z(4)+l2*z(5)+z(37)*z(43)+z(6)*(l3-z(28)))*(l1*u3+z(52)*u1)*z(2)+(-l1*z(1)-l2*z(2)-z(36)*z(43)-z(3)*(l3-z(28)))*(l2*u1-l1*u2)*z(6)+(l1*z(4)+l2*z(5)+z(37)*z(43)+z(6)*(l3-z(28)))*(l2*u1-l1*u2)*z(3)+(-l1*z(1)-l2*z(2)-z(36)*z(43)-z(3)*(l3-z(28)))*(z(54)*u2+z(55)*u3-z(53)*u1)*z(31)+(l1*z(4)+l2*z(5)+z(37)*z(43)+z(6)*(l3-z(28)))*(z(54)*u2+z(55)*u3-z(53)*u1)*z(30)+(-l1*z(1)-l2*z(2)-z(36)*z(43)-z(3)*(l3-z(28)))*(-z(56)*u1-z(57)*u2-z(58)*u3)*z(34)+(l1*z(4)+l2*z(5)+z(37)*z(43)+z(6)*(l3-z(28)))*(-z(56)*u1-z(57)*u2-z(58)*u3)*z(33)+(l1*z(4)+l2*z(5)+z(37)*z(43)+z(6)*(l3-z(28)))*(z(59)*u1+z(60)*u2+z(61)*u3)+(-l1*z(1)-l2*z(2)-z(36)*z(43)-z(3)*(l3-z(28)))*(z(62)*u1+z(63)*u2+z(64)*u3));  Output(6)=((z(51)*u2-l2*u3)*z(7)+(l1*u3+z(52)*u1)*z(8)+(l2*u1-l1*u2)*z(9)+(z(54)*u2+z(55)*u3-z(53)*u1)*z(32)+(-z(56)*u1-z(57)*u2-z(58)*u3)*z(35));  Output(7)=e1;  Output(8)=e2;  Output(9)=e3;  Output(10)=e4;  Output(11)=u1;  Output(12)=cahat1;  Output(13)=cahat2;  Output(14)=cahat3;  Output(15)=cbhat1;  Output(16)=cbhat2;  Output(17)=cbhat3;  Output(18)=u1;  Output(19)=u2;  Output(20)=u3;
FileIdentifier = fopen('all');
WriteOutput( 1,                 Output(1:20) );
WriteOutput( FileIdentifier(1), Output(1:20) );
t_da(1,1) = z(1);
t_da(1,2) = z(4);
t_da(1,3) = z(7);
t_da(1,4) = 0;
t_da(1,5) = z(2);
t_da(1,6) = z(5);
t_da(1,7) = z(8);
t_da(1,8) = 0;
t_da(1,9) = z(3);
t_da(1,10) = z(6);
t_da(1,11) = z(9);
t_da(1,12) = 0;
t_da(1,13) = posa1;
t_da(1,14) = posa2;
t_da(1,15) = posa3;
t_da(1,16) = 1;
t_db(1,1) = z(30);
t_db(1,2) = z(31);
t_db(1,3) = z(32);
t_db(1,4) = 0;
t_db(1,5) = z(33);
t_db(1,6) = z(34);
t_db(1,7) = z(35);
t_db(1,8) = 0;
t_db(1,9) = z(36);
t_db(1,10) = z(37);
t_db(1,11) = z(38);
t_db(1,12) = 0;
t_db(1,13) = posb1;
t_db(1,14) = posb2;
t_db(1,15) = posb3;
t_db(1,16) = 1;

Encode(1) = 0.0;
Encode(2) = 0.0;




%===========================================================================
function WriteOutput( fileIdentifier, Output )
numberOfOutputQuantities = length( Output );
if numberOfOutputQuantities > 0,
  for i=1:numberOfOutputQuantities,
    fprintf( fileIdentifier, ' %- 14.6E', Output(i) );
  end
  fprintf( fileIdentifier, '\n' );
end



%===========================================================================
% mdlTerminate: Perform end of simulation tasks and set sys=[]
%===========================================================================
function sys = mdlTerminate(T,VAR,u)
FileIdentifier = fopen('all');
fclose( FileIdentifier(1) );
fprintf( 1, '\n Output is in the file TwinDisks.1\n' );
fprintf( 1, '\n To load and plot columns 1 and 2 with a solid line and columns 1 and 3 with a dashed line, enter:\n' );
fprintf( 1, '    someName = load( ''TwinDisks.1'' );\n' );
fprintf( 1, '    plot( someName(:,1), someName(:,2), ''-'', someName(:,1), someName(:,3), ''--'' )\n\n' );
sys = [];



%===========================================================================
% Sfunction: System/Simulink function from standard template
%===========================================================================
function [sys,x0,str,ts] = Sfunction(t,x,u,flag)
switch flag,
  case 0,  [sys,x0,str,ts] = mdlInitializeSizes;    % Initialization of sys, initial state x0, state ordering string str, and sample times ts
  case 1,  sys = mdlDerivatives(t,x,u);             % Calculate the derivatives of continuous states and store them in sys
  case 2,  sys = mdlUpdate(t,x,u);                  % Update discrete states x(n+1) in sys
  case 3,  sys = mdlOutputs(t,x,u);                 % Calculate outputs in sys
  case 4,  sys = mdlGetTimeOfNextVarHit(t,x,u);     % Return next sample time for variable-step in sys
  case 9,  sys = mdlTerminate(t,x,u);               % Perform end of simulation tasks and set sys=[]
  otherwise error(['Unhandled flag = ',num2str(flag)]);
end



%===========================================================================
% mdlInitializeSizes: Return the sizes, initial state VAR, and sample times ts
%===========================================================================
function [sys,VAR,stateOrderingStrings,timeSampling] = mdlInitializeSizes
sizes = simsizes;             % Call simsizes to create a sizes structure
sizes.NumContStates  = 17;    % sys(1) is the number of continuous states
sizes.NumDiscStates  = 0;     % sys(2) is the number of discrete states
sizes.NumOutputs     = 20;    % sys(3) is the number of outputs
sizes.NumInputs      = 0;     % sys(4) is the number of inputs
sizes.DirFeedthrough = 1;     % sys(6) is 1, and allows for the output to be a function of the input
sizes.NumSampleTimes = 1;     % sys(7) is the number of samples times (the number of rows in ts)
sys = simsizes(sizes);        % Convert it to a sizes array
stateOrderingStrings = [];
timeSampling         = [0 0]; % m-by-2 matrix containing the sample times
OpenOutputFilesAndWriteHeadings
VAR = ReadUserInput
